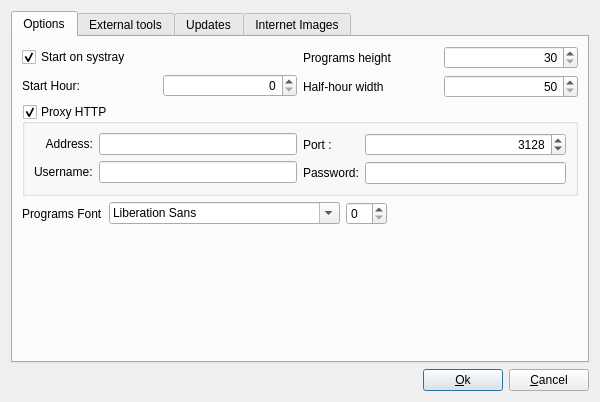
<?xml version="1.0" encoding="UTF-8"?>
<ui version="4.0">
 <class>Config</class>
 <widget class="QDialog" name="Config">
  <property name="geometry">
   <rect>
    <x>0</x>
    <y>0</y>
    <width>600</width>
    <height>395</height>
   </rect>
  </property>
  <property name="windowTitle">
   <string>Configuration</string>
  </property>
  <layout class="QGridLayout" name="gridLayout_8">
   <item row="1" column="0">
    <layout class="QHBoxLayout">
     <item>
      <spacer>
       <property name="orientation">
        <enum>Qt::Horizontal</enum>
       </property>
       <property name="sizeHint" stdset="0">
        <size>
         <width>40</width>
         <height>20</height>
        </size>
       </property>
      </spacer>
     </item>
     <item>
      <widget class="QPushButton" name="ok">
       <property name="text">
        <string>&amp;Ok</string>
       </property>
      </widget>
     </item>
     <item>
      <widget class="QPushButton" name="cancel">
       <property name="text">
        <string>&amp;Cancel</string>
       </property>
      </widget>
     </item>
    </layout>
   </item>
   <item row="0" column="0">
    <widget class="QTabWidget" name="tabWidget">
     <property name="currentIndex">
      <number>0</number>
     </property>
     <widget class="QWidget" name="tab">
      <attribute name="title">
       <string>Options</string>
      </attribute>
      <layout class="QGridLayout" name="gridLayout_15">
       <item row="0" column="0">
        <layout class="QHBoxLayout" name="horizontalLayout_6">
         <item>
          <layout class="QVBoxLayout" name="verticalLayout">
           <item>
            <widget class="QCheckBox" name="systrayStarts">
             <property name="text">
              <string>Start on systray</string>
             </property>
             <property name="checked">
              <bool>true</bool>
             </property>
            </widget>
           </item>
           <item>
            <layout class="QHBoxLayout" name="horizontalLayout_2">
             <item>
              <widget class="QLabel" name="label">
               <property name="text">
                <string>Start Hour:</string>
               </property>
              </widget>
             </item>
             <item>
              <widget class="QSpinBox" name="startHour">
               <property name="sizePolicy">
                <sizepolicy hsizetype="Preferred" vsizetype="Fixed">
                 <horstretch>0</horstretch>
                 <verstretch>0</verstretch>
                </sizepolicy>
               </property>
               <property name="layoutDirection">
                <enum>Qt::LeftToRight</enum>
               </property>
               <property name="alignment">
                <set>Qt::AlignRight|Qt::AlignTrailing|Qt::AlignVCenter</set>
               </property>
               <property name="maximum">
                <number>23</number>
               </property>
              </widget>
             </item>
            </layout>
           </item>
          </layout>
         </item>
         <item>
          <layout class="QHBoxLayout" name="horizontalLayout_5">
           <item>
            <layout class="QVBoxLayout" name="verticalLayout_5">
             <item>
              <widget class="QLabel" name="label_2">
               <property name="text">
                <string>Programs height</string>
               </property>
              </widget>
             </item>
             <item>
              <widget class="QLabel" name="label_3">
               <property name="text">
                <string>Half-hour width</string>
               </property>
              </widget>
             </item>
            </layout>
           </item>
           <item>
            <layout class="QVBoxLayout" name="verticalLayout_2">
             <item>
              <widget class="QSpinBox" name="programHeight">
               <property name="sizePolicy">
                <sizepolicy hsizetype="Preferred" vsizetype="Fixed">
                 <horstretch>0</horstretch>
                 <verstretch>0</verstretch>
                </sizepolicy>
               </property>
               <property name="alignment">
                <set>Qt::AlignRight|Qt::AlignTrailing|Qt::AlignVCenter</set>
               </property>
               <property name="minimum">
                <number>30</number>
               </property>
               <property name="maximum">
                <number>99999</number>
               </property>
              </widget>
             </item>
             <item>
              <widget class="QSpinBox" name="programWidth">
               <property name="sizePolicy">
                <sizepolicy hsizetype="Preferred" vsizetype="Fixed">
                 <horstretch>0</horstretch>
                 <verstretch>0</verstretch>
                </sizepolicy>
               </property>
               <property name="alignment">
                <set>Qt::AlignRight|Qt::AlignTrailing|Qt::AlignVCenter</set>
               </property>
               <property name="minimum">
                <number>50</number>
               </property>
               <property name="maximum">
                <number>999999</number>
               </property>
              </widget>
             </item>
            </layout>
           </item>
          </layout>
         </item>
        </layout>
       </item>
       <item row="1" column="0">
        <widget class="QGroupBox" name="proxyEnabled">
         <property name="title">
          <string>Proxy HTTP</string>
         </property>
         <property name="checkable">
          <bool>true</bool>
         </property>
         <layout class="QGridLayout" name="gridLayout_14">
          <item row="0" column="0">
           <layout class="QGridLayout" name="gridLayout_13">
            <item row="0" column="0">
             <layout class="QGridLayout" name="gridLayout_12">
              <item row="0" column="0">
               <widget class="QLabel" name="label_20">
                <property name="text">
                 <string>Address:</string>
                </property>
                <property name="alignment">
                 <set>Qt::AlignRight|Qt::AlignTrailing|Qt::AlignVCenter</set>
                </property>
               </widget>
              </item>
              <item row="0" column="1">
               <widget class="QLineEdit" name="proxyAddress">
                <property name="enabled">
                 <bool>true</bool>
                </property>
               </widget>
              </item>
              <item row="1" column="0">
               <widget class="QLabel" name="label_8">
                <property name="text">
                 <string>Username:</string>
                </property>
               </widget>
              </item>
              <item row="1" column="1">
               <widget class="QLineEdit" name="proxyUsername">
                <property name="enabled">
                 <bool>true</bool>
                </property>
               </widget>
              </item>
             </layout>
            </item>
            <item row="0" column="1">
             <layout class="QGridLayout" name="gridLayout_9">
              <item row="0" column="0">
               <widget class="QLabel" name="label_25">
                <property name="sizePolicy">
                 <sizepolicy hsizetype="Minimum" vsizetype="Preferred">
                  <horstretch>0</horstretch>
                  <verstretch>0</verstretch>
                 </sizepolicy>
                </property>
                <property name="text">
                 <string>Port :</string>
                </property>
               </widget>
              </item>
              <item row="0" column="1">
               <widget class="QSpinBox" name="proxyPort">
                <property name="enabled">
                 <bool>true</bool>
                </property>
                <property name="sizePolicy">
                 <sizepolicy hsizetype="Preferred" vsizetype="Fixed">
                  <horstretch>0</horstretch>
                  <verstretch>0</verstretch>
                 </sizepolicy>
                </property>
                <property name="alignment">
                 <set>Qt::AlignRight|Qt::AlignTrailing|Qt::AlignVCenter</set>
                </property>
                <property name="minimum">
                 <number>0</number>
                </property>
                <property name="maximum">
                 <number>65535</number>
                </property>
                <property name="value">
                 <number>3128</number>
                </property>
               </widget>
              </item>
              <item row="1" column="0">
               <widget class="QLabel" name="label_16">
                <property name="sizePolicy">
                 <sizepolicy hsizetype="Minimum" vsizetype="Preferred">
                  <horstretch>0</horstretch>
                  <verstretch>0</verstretch>
                 </sizepolicy>
                </property>
                <property name="text">
                 <string>Password:</string>
                </property>
               </widget>
              </item>
              <item row="1" column="1">
               <widget class="QLineEdit" name="proxyPassword">
                <property name="enabled">
                 <bool>true</bool>
                </property>
                <property name="echoMode">
                 <enum>QLineEdit::PasswordEchoOnEdit</enum>
                </property>
               </widget>
              </item>
             </layout>
            </item>
           </layout>
          </item>
         </layout>
        </widget>
       </item>
       <item row="2" column="0">
        <layout class="QHBoxLayout" name="horizontalLayout_8">
         <item>
          <widget class="QLabel" name="label_15">
           <property name="text">
            <string>Programs Font</string>
           </property>
          </widget>
         </item>
         <item>
          <widget class="QFontComboBox" name="comboFont"/>
         </item>
         <item>
          <widget class="QSpinBox" name="fontSize">
           <property name="sizePolicy">
            <sizepolicy hsizetype="Fixed" vsizetype="Fixed">
             <horstretch>0</horstretch>
             <verstretch>0</verstretch>
            </sizepolicy>
           </property>
          </widget>
         </item>
         <item>
          <spacer name="horizontalSpacer">
           <property name="orientation">
            <enum>Qt::Horizontal</enum>
           </property>
           <property name="sizeHint" stdset="0">
            <size>
             <width>40</width>
             <height>20</height>
            </size>
           </property>
          </spacer>
         </item>
        </layout>
       </item>
       <item row="3" column="0">
        <spacer name="verticalSpacer">
         <property name="orientation">
          <enum>Qt::Vertical</enum>
         </property>
         <property name="sizeHint" stdset="0">
          <size>
           <width>20</width>
           <height>40</height>
          </size>
         </property>
        </spacer>
       </item>
      </layout>
     </widget>
     <widget class="QWidget" name="tab_3">
      <attribute name="title">
       <string>External tools</string>
      </attribute>
      <layout class="QGridLayout" name="gridLayout_7">
       <item row="0" column="0">
        <widget class="QGroupBox" name="groupBox_2">
         <property name="title">
          <string>Recording</string>
         </property>
         <layout class="QGridLayout" name="gridLayout_4">
          <item row="0" column="0">
           <layout class="QVBoxLayout" name="verticalLayout_6">
            <item>
             <layout class="QGridLayout" name="gridLayout">
              <item row="0" column="0">
               <widget class="QLabel" name="label_7">
                <property name="text">
                 <string>Program:</string>
                </property>
                <property name="alignment">
                 <set>Qt::AlignRight|Qt::AlignTrailing|Qt::AlignVCenter</set>
                </property>
               </widget>
              </item>
              <item row="0" column="1">
               <widget class="QLineEdit" name="command">
                <property name="sizePolicy">
                 <sizepolicy hsizetype="Expanding" vsizetype="Fixed">
                  <horstretch>0</horstretch>
                  <verstretch>0</verstretch>
                 </sizepolicy>
                </property>
               </widget>
              </item>
              <item row="1" column="0">
               <widget class="QLabel" name="label_10">
                <property name="text">
                 <string>Options:</string>
                </property>
                <property name="alignment">
                 <set>Qt::AlignRight|Qt::AlignTrailing|Qt::AlignVCenter</set>
                </property>
               </widget>
              </item>
              <item row="1" column="1">
               <widget class="QLineEdit" name="commandOptions">
                <property name="sizePolicy">
                 <sizepolicy hsizetype="Expanding" vsizetype="Fixed">
                  <horstretch>0</horstretch>
                  <verstretch>0</verstretch>
                 </sizepolicy>
                </property>
               </widget>
              </item>
             </layout>
            </item>
            <item>
             <widget class="QLabel" name="label_11">
              <property name="text">
               <string>&lt;!DOCTYPE HTML PUBLIC &quot;-//W3C//DTD HTML 4.0//EN&quot; &quot;http://www.w3.org/TR/REC-html40/strict.dtd&quot;&gt;
&lt;html&gt;&lt;head&gt;&lt;meta name=&quot;qrichtext&quot; content=&quot;1&quot; /&gt;&lt;style type=&quot;text/css&quot;&gt;
p, li { white-space: pre-wrap; }
&lt;/style&gt;&lt;/head&gt;&lt;body style=&quot; font-family:'Sans Serif'; font-size:9pt; font-weight:400; font-style:normal;&quot;&gt;
&lt;p style=&quot; margin-top:0px; margin-bottom:0px; margin-left:0px; margin-right:0px; -qt-block-indent:0; text-indent:0px;&quot;&gt;In options, &lt;span style=&quot; font-weight:600;&quot;&gt;$STREAM&lt;/span&gt; is the stream and &lt;span style=&quot; font-weight:600;&quot;&gt;$OUT&lt;/span&gt; the file created.&lt;/p&gt;&lt;/body&gt;&lt;/html&gt;</string>
              </property>
             </widget>
            </item>
            <item>
             <layout class="QGridLayout" name="gridLayout_6">
              <item row="0" column="0">
               <widget class="QLabel" name="label_4">
                <property name="text">
                 <string>Recording directory:</string>
                </property>
               </widget>
              </item>
              <item row="0" column="1">
               <widget class="QLineEdit" name="directory"/>
              </item>
              <item row="0" column="2">
               <widget class="QToolButton" name="directoryButton">
                <property name="text">
                 <string>...</string>
                </property>
               </widget>
              </item>
              <item row="1" column="0">
               <widget class="QLabel" name="label_5">
                <property name="text">
                 <string>Default filename format:</string>
                </property>
               </widget>
              </item>
              <item row="1" column="1">
               <widget class="QLineEdit" name="filename"/>
              </item>
             </layout>
            </item>
           </layout>
          </item>
          <item row="1" column="0">
           <widget class="QLabel" name="label_6">
            <property name="text">
             <string>&lt;html&gt;&lt;head&gt;&lt;meta name=&quot;qrichtext&quot; content=&quot;1&quot; /&gt;&lt;style kind=&quot;text/css&quot;&gt;
p, li { white-space: pre-wrap; }
&lt;/style&gt;&lt;/head&gt;&lt;body style=&quot; font-family:'Sans Serif'; font-size:9pt; font-weight:400; font-style:normal;&quot;&gt;
&lt;p style=&quot; margin-top:0px; margin-bottom:0px; margin-left:0px; margin-right:0px; -qt-block-indent:0; text-indent:0px;&quot;&gt;&lt;span style=&quot; font-weight:600;&quot;&gt;%n&lt;/span&gt; : Channel Name &lt;span style=&quot; font-weight:600;&quot;&gt;%t&lt;/span&gt; : Program title &lt;span style=&quot; font-weight:600;&quot;&gt;%y&lt;/span&gt; : Year &lt;span style=&quot; font-weight:600;&quot;&gt;%m&lt;/span&gt; : Month  &lt;span style=&quot; font-weight:600;&quot;&gt;%d&lt;/span&gt; : Day&lt;/p&gt;&lt;/body&gt;&lt;/html&gt;</string>
            </property>
           </widget>
          </item>
         </layout>
        </widget>
       </item>
       <item row="3" column="0">
        <widget class="QGroupBox" name="groupBox_3">
         <property name="title">
          <string>Reading</string>
         </property>
         <layout class="QGridLayout" name="gridLayout_5">
          <item row="0" column="0">
           <layout class="QVBoxLayout" name="_9">
            <item>
             <layout class="QHBoxLayout" name="_10">
              <item>
               <layout class="QVBoxLayout" name="_11">
                <item>
                 <widget class="QLabel" name="label_12">
                  <property name="text">
                   <string>Program:</string>
                  </property>
                  <property name="alignment">
                   <set>Qt::AlignRight|Qt::AlignTrailing|Qt::AlignVCenter</set>
                  </property>
                 </widget>
                </item>
                <item>
                 <widget class="QLabel" name="label_13">
                  <property name="text">
                   <string>Options:</string>
                  </property>
                  <property name="alignment">
                   <set>Qt::AlignRight|Qt::AlignTrailing|Qt::AlignVCenter</set>
                  </property>
                 </widget>
                </item>
               </layout>
              </item>
              <item>
               <layout class="QVBoxLayout" name="_12">
                <item>
                 <widget class="QLineEdit" name="commandLecture"/>
                </item>
                <item>
                 <widget class="QLineEdit" name="commandLectureOptions"/>
                </item>
               </layout>
              </item>
             </layout>
            </item>
           </layout>
          </item>
          <item row="1" column="0">
           <widget class="QLabel" name="label_14">
            <property name="text">
             <string>&lt;!DOCTYPE HTML PUBLIC &quot;-//W3C//DTD HTML 4.0//EN&quot; &quot;http://www.w3.org/TR/REC-html40/strict.dtd&quot;&gt;
&lt;html&gt;&lt;head&gt;&lt;meta name=&quot;qrichtext&quot; content=&quot;1&quot; /&gt;&lt;style type=&quot;text/css&quot;&gt;
p, li { white-space: pre-wrap; }
&lt;/style&gt;&lt;/head&gt;&lt;body style=&quot; font-family:'Sans Serif'; font-size:9pt; font-weight:400; font-style:normal;&quot;&gt;
&lt;p style=&quot; margin-top:0px; margin-bottom:0px; margin-left:0px; margin-right:0px; -qt-block-indent:0; text-indent:0px;&quot;&gt;In options, &lt;span style=&quot; font-weight:600;&quot;&gt;$STREAM&lt;/span&gt; is the stream.&lt;/p&gt;&lt;/body&gt;&lt;/html&gt;</string>
            </property>
           </widget>
          </item>
         </layout>
        </widget>
       </item>
      </layout>
     </widget>
     <widget class="QWidget" name="tab_2">
      <attribute name="title">
       <string>Updates</string>
      </attribute>
      <layout class="QGridLayout" name="gridLayout_11">
       <item row="0" column="0">
        <widget class="QGroupBox" name="groupBox">
         <property name="title">
          <string>XML File</string>
         </property>
         <layout class="QGridLayout" name="gridLayout_3">
          <item row="0" column="0">
           <layout class="QHBoxLayout" name="horizontalLayout_12">
            <item>
             <layout class="QVBoxLayout" name="verticalLayout_4">
              <item>
               <layout class="QGridLayout" name="gridLayout_2">
                <item row="0" column="0">
                 <widget class="QRadioButton" name="fromFile">
                  <property name="text">
                   <string>From File</string>
                  </property>
                 </widget>
                </item>
                <item row="0" column="1">
                 <layout class="QHBoxLayout" name="horizontalLayout_4">
                  <item>
                   <widget class="QLineEdit" name="XmlFilename"/>
                  </item>
                  <item>
                   <widget class="QToolButton" name="XmlFilenameButton">
                    <property name="text">
                     <string>...</string>
                    </property>
                   </widget>
                  </item>
                 </layout>
                </item>
                <item row="1" column="0">
                 <widget class="QRadioButton" name="fromUrl">
                  <property name="text">
                   <string>From URL</string>
                  </property>
                  <property name="checked">
                   <bool>true</bool>
                  </property>
                 </widget>
                </item>
                <item row="1" column="1">
                 <layout class="QHBoxLayout" name="horizontalLayout_3">
                  <item>
                   <widget class="QComboBox" name="comboURL"/>
                  </item>
                  <item>
                   <widget class="QToolButton" name="URLButton">
                    <property name="text">
                     <string>...</string>
                    </property>
                   </widget>
                  </item>
                 </layout>
                </item>
                <item row="2" column="0">
                 <widget class="QRadioButton" name="fromCustomCommand">
                  <property name="text">
                   <string>Custom command</string>
                  </property>
                 </widget>
                </item>
                <item row="2" column="1">
                 <widget class="QLineEdit" name="customCommand"/>
                </item>
               </layout>
              </item>
              <item>
               <layout class="QHBoxLayout" name="horizontalLayout">
                <item>
                 <widget class="QLabel" name="label_17">
                  <property name="text">
                   <string>After custom command, read file:</string>
                  </property>
                 </widget>
                </item>
                <item>
                 <widget class="QLineEdit" name="customCommandFile"/>
                </item>
               </layout>
              </item>
             </layout>
            </item>
            <item>
             <widget class="QPushButton" name="populateDB">
              <property name="sizePolicy">
               <sizepolicy hsizetype="Minimum" vsizetype="Minimum">
                <horstretch>0</horstretch>
                <verstretch>0</verstretch>
               </sizepolicy>
              </property>
              <property name="text">
               <string>Read</string>
              </property>
             </widget>
            </item>
           </layout>
          </item>
          <item row="1" column="0">
           <widget class="QLabel" name="label_9">
            <property name="text">
             <string>&lt;!DOCTYPE HTML PUBLIC &quot;-//W3C//DTD HTML 4.0//EN&quot; &quot;http://www.w3.org/TR/REC-html40/strict.dtd&quot;&gt;
&lt;html&gt;&lt;head&gt;&lt;meta name=&quot;qrichtext&quot; content=&quot;1&quot; /&gt;&lt;style type=&quot;text/css&quot;&gt;
p, li { white-space: pre-wrap; }
&lt;/style&gt;&lt;/head&gt;&lt;body style=&quot; font-family:'Sans Serif'; font-size:9pt; font-weight:400; font-style:normal;&quot;&gt;
&lt;p style=&quot; margin-top:0px; margin-bottom:0px; margin-left:0px; margin-right:0px; -qt-block-indent:0; text-indent:0px;&quot;&gt;French XML files available on &lt;a href=&quot;http://xmltv.myftp.org&quot;&gt;&lt;span style=&quot; text-decoration: underline; color:#0000ee;&quot;&gt;http://xmltv.myftp.org&lt;/span&gt;&lt;/a&gt;, the &lt;a href=&quot;http://xmltv.myftp.org/download/tnt.zip&quot;&gt;&lt;span style=&quot; text-decoration: underline; color:#0000ee;&quot;&gt;TNT&lt;/span&gt;&lt;/a&gt; guide or &lt;a href=&quot;http://xmltv.myftp.org/download/complet.zip&quot;&gt;&lt;span style=&quot; text-decoration: underline; color:#0000ee;&quot;&gt;complets&lt;/span&gt;&lt;/a&gt; for 9 days. &lt;/p&gt;&lt;/body&gt;&lt;/html&gt;</string>
            </property>
            <property name="openExternalLinks">
             <bool>true</bool>
            </property>
           </widget>
          </item>
         </layout>
        </widget>
       </item>
       <item row="1" column="0">
        <widget class="QGroupBox" name="scheduledUpdate">
         <property name="title">
          <string>Scheduled update</string>
         </property>
         <property name="checkable">
          <bool>true</bool>
         </property>
         <layout class="QGridLayout" name="gridLayout_10">
          <item row="0" column="0">
           <layout class="QHBoxLayout" name="horizontalLayout_7">
            <item>
             <widget class="QRadioButton" name="atStartup">
              <property name="sizePolicy">
               <sizepolicy hsizetype="Maximum" vsizetype="Fixed">
                <horstretch>0</horstretch>
                <verstretch>0</verstretch>
               </sizepolicy>
              </property>
              <property name="text">
               <string>At startup</string>
              </property>
              <property name="checked">
               <bool>true</bool>
              </property>
             </widget>
            </item>
            <item>
             <spacer name="horizontalSpacer_3">
              <property name="orientation">
               <enum>Qt::Horizontal</enum>
              </property>
              <property name="sizeHint" stdset="0">
               <size>
                <width>40</width>
                <height>20</height>
               </size>
              </property>
             </spacer>
            </item>
           </layout>
          </item>
          <item row="1" column="0">
           <layout class="QHBoxLayout" name="horizontalLayout_10">
            <item>
             <widget class="QRadioButton" name="everyDay">
              <property name="sizePolicy">
               <sizepolicy hsizetype="Maximum" vsizetype="Fixed">
                <horstretch>0</horstretch>
                <verstretch>0</verstretch>
               </sizepolicy>
              </property>
              <property name="text">
               <string>Every day at</string>
              </property>
             </widget>
            </item>
            <item>
             <widget class="QSpinBox" name="everyDayAt">
              <property name="sizePolicy">
               <sizepolicy hsizetype="Maximum" vsizetype="Fixed">
                <horstretch>0</horstretch>
                <verstretch>0</verstretch>
               </sizepolicy>
              </property>
              <property name="maximum">
               <number>23</number>
              </property>
             </widget>
            </item>
            <item>
             <widget class="QLabel" name="label_19">
              <property name="text">
               <string>o'clock</string>
              </property>
             </widget>
            </item>
            <item>
             <spacer name="horizontalSpacer_4">
              <property name="orientation">
               <enum>Qt::Horizontal</enum>
              </property>
              <property name="sizeHint" stdset="0">
               <size>
                <width>40</width>
                <height>20</height>
               </size>
              </property>
             </spacer>
            </item>
           </layout>
          </item>
          <item row="2" column="0">
           <layout class="QHBoxLayout" name="horizontalLayout_11">
            <item>
             <widget class="QCheckBox" name="onlyIfOutOfDate">
              <property name="sizePolicy">
               <sizepolicy hsizetype="Maximum" vsizetype="Fixed">
                <horstretch>0</horstretch>
                <verstretch>0</verstretch>
               </sizepolicy>
              </property>
              <property name="layoutDirection">
               <enum>Qt::LeftToRight</enum>
              </property>
              <property name="text">
               <string>Only if the program of current date +</string>
              </property>
              <property name="checked">
               <bool>true</bool>
              </property>
             </widget>
            </item>
            <item>
             <widget class="QSpinBox" name="onlyIfOutOfDateDay">
              <property name="sizePolicy">
               <sizepolicy hsizetype="Maximum" vsizetype="Fixed">
                <horstretch>0</horstretch>
                <verstretch>0</verstretch>
               </sizepolicy>
              </property>
             </widget>
            </item>
            <item>
             <widget class="QLabel" name="label_18">
              <property name="text">
               <string>day is outdated</string>
              </property>
             </widget>
            </item>
            <item>
             <spacer name="horizontalSpacer_5">
              <property name="orientation">
               <enum>Qt::Horizontal</enum>
              </property>
              <property name="sizeHint" stdset="0">
               <size>
                <width>40</width>
                <height>20</height>
               </size>
              </property>
             </spacer>
            </item>
           </layout>
          </item>
         </layout>
        </widget>
       </item>
       <item row="2" column="0">
        <spacer name="verticalSpacer_2">
         <property name="orientation">
          <enum>Qt::Vertical</enum>
         </property>
         <property name="sizeHint" stdset="0">
          <size>
           <width>20</width>
           <height>221</height>
          </size>
         </property>
        </spacer>
       </item>
      </layout>
     </widget>
     <widget class="QWidget" name="tab_4">
      <attribute name="title">
       <string>Internet Images</string>
      </attribute>
      <layout class="QGridLayout" name="gridLayout_18">
       <item row="0" column="0">
        <widget class="QGroupBox" name="groupGoogleImage">
         <property name="title">
          <string>Retrieve Thumbnails from Internet</string>
         </property>
         <property name="checkable">
          <bool>true</bool>
         </property>
         <layout class="QGridLayout" name="gridLayout_16">
          <item row="0" column="0">
           <widget class="QGroupBox" name="groupGoogleImageCategories">
            <property name="title">
             <string>Only these program categories</string>
            </property>
            <property name="checkable">
             <bool>true</bool>
            </property>
            <layout class="QGridLayout" name="gridLayout_17">
             <item row="0" column="0">
              <layout class="QHBoxLayout" name="horizontalLayout_9">
               <item>
                <widget class="QListWidget" name="googleImageCategories">
                 <property name="sizePolicy">
                  <sizepolicy hsizetype="Expanding" vsizetype="Minimum">
                   <horstretch>0</horstretch>
                   <verstretch>0</verstretch>
                  </sizepolicy>
                 </property>
                </widget>
               </item>
               <item>
                <layout class="QVBoxLayout" name="verticalLayout_3">
                 <item>
                  <widget class="QToolButton" name="addCategory">
                   <property name="text">
                    <string>...</string>
                   </property>
                   <property name="icon">
                    <iconset resource="../resources/resources.qrc">
                     <normaloff>:/images/ajouter.png</normaloff>:/images/ajouter.png</iconset>
                   </property>
                  </widget>
                 </item>
                 <item>
                  <widget class="QToolButton" name="deleteCategory">
                   <property name="text">
                    <string>...</string>
                   </property>
                   <property name="icon">
                    <iconset resource="../resources/resources.qrc">
                     <normaloff>:/images/supprimer.png</normaloff>:/images/supprimer.png</iconset>
                   </property>
                  </widget>
                 </item>
                 <item>
                  <spacer name="verticalSpacer_3">
                   <property name="orientation">
                    <enum>Qt::Vertical</enum>
                   </property>
                   <property name="sizeHint" stdset="0">
                    <size>
                     <width>20</width>
                     <height>40</height>
                    </size>
                   </property>
                  </spacer>
                 </item>
                </layout>
               </item>
              </layout>
             </item>
            </layout>
           </widget>
          </item>
         </layout>
        </widget>
       </item>
      </layout>
     </widget>
    </widget>
   </item>
  </layout>
 </widget>
 <resources>
  <include location="../resources/resources.qrc"/>
 </resources>
 <connections>
  <connection>
   <sender>ok</sender>
   <signal>clicked()</signal>
   <receiver>Config</receiver>
   <slot>accept()</slot>
   <hints>
    <hint type="sourcelabel">
     <x>20</x>
     <y>20</y>
    </hint>
    <hint type="destinationlabel">
     <x>20</x>
     <y>20</y>
    </hint>
   </hints>
  </connection>
  <connection>
   <sender>cancel</sender>
   <signal>clicked()</signal>
   <receiver>Config</receiver>
   <slot>reject()</slot>
   <hints>
    <hint type="sourcelabel">
     <x>20</x>
     <y>20</y>
    </hint>
    <hint type="destinationlabel">
     <x>20</x>
     <y>20</y>
    </hint>
   </hints>
  </connection>
  <connection>
   <sender>onlyIfOutOfDate</sender>
   <signal>toggled(bool)</signal>
   <receiver>onlyIfOutOfDateDay</receiver>
   <slot>setEnabled(bool)</slot>
   <hints>
    <hint type="sourcelabel">
     <x>197</x>
     <y>387</y>
    </hint>
    <hint type="destinationlabel">
     <x>455</x>
     <y>388</y>
    </hint>
   </hints>
  </connection>
  <connection>
   <sender>everyDay</sender>
   <signal>toggled(bool)</signal>
   <receiver>everyDayAt</receiver>
   <slot>setEnabled(bool)</slot>
   <hints>
    <hint type="sourcelabel">
     <x>197</x>
     <y>352</y>
    </hint>
    <hint type="destinationlabel">
     <x>455</x>
     <y>353</y>
    </hint>
   </hints>
  </connection>
 </connections>
</ui>
